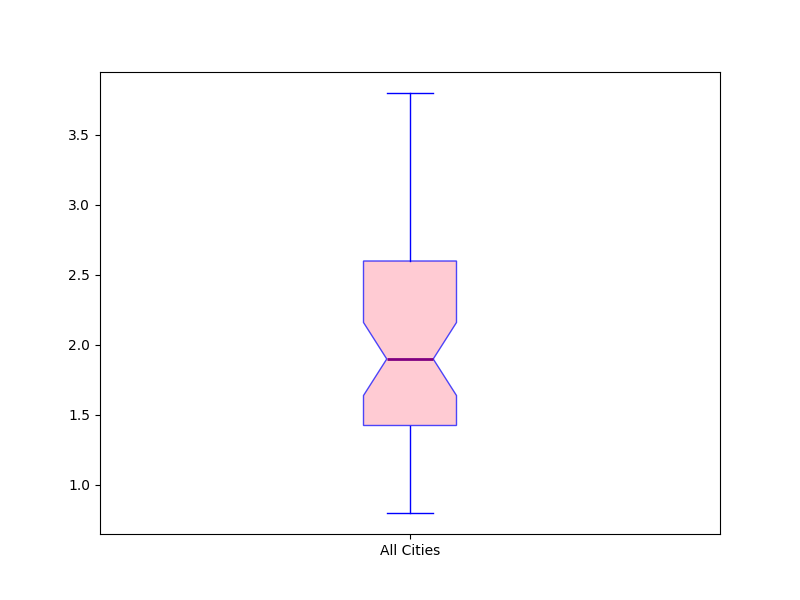

Write Python code to recreate this figure.
import matplotlib.pyplot as plt
import numpy as np

city1 = [1.2, 1.5, 1.3, 1.4, 1.6, 1.5, 1.7, 1.8, 1.6, 1.7]
city2 = [2.1, 2.3, 2.5, 2.2, 2.4, 2.6, 2.5, 2.7, 2.8, 2.6]
city3 = [1.7, 1.6, 1.9, 1.8, 2.0, 1.9, 2.1, 2.2, 1.8, 2.0]
city4 = [0.8, 1.0, 1.1, 1.2, 1.3, 1.1, 1.0, 1.2, 1.4, 1.3]
city5 = [3.2, 3.0, 3.3, 3.5, 3.6, 3.4, 3.5, 3.6, 3.7, 3.8]

all_data = city1 + city2 + city3 + city4 + city5

fig, ax = plt.subplots(figsize=(8, 6))

box = ax.boxplot(all_data, vert=True, patch_artist=True, notch=True,
                 boxprops=dict(color='blue'),
                 whiskerprops=dict(color='blue'),
                 capprops=dict(color='blue'),
                 flierprops=dict(marker='o', color='magenta', markersize=8, alpha=0.5),
                 medianprops=dict(color='purple', linewidth=2))

box['boxes'][0].set(facecolor='#FFB6C1', alpha=0.7)

ax.set_xticks([1])
ax.set_xticklabels(['All Cities'])

plt.show()
